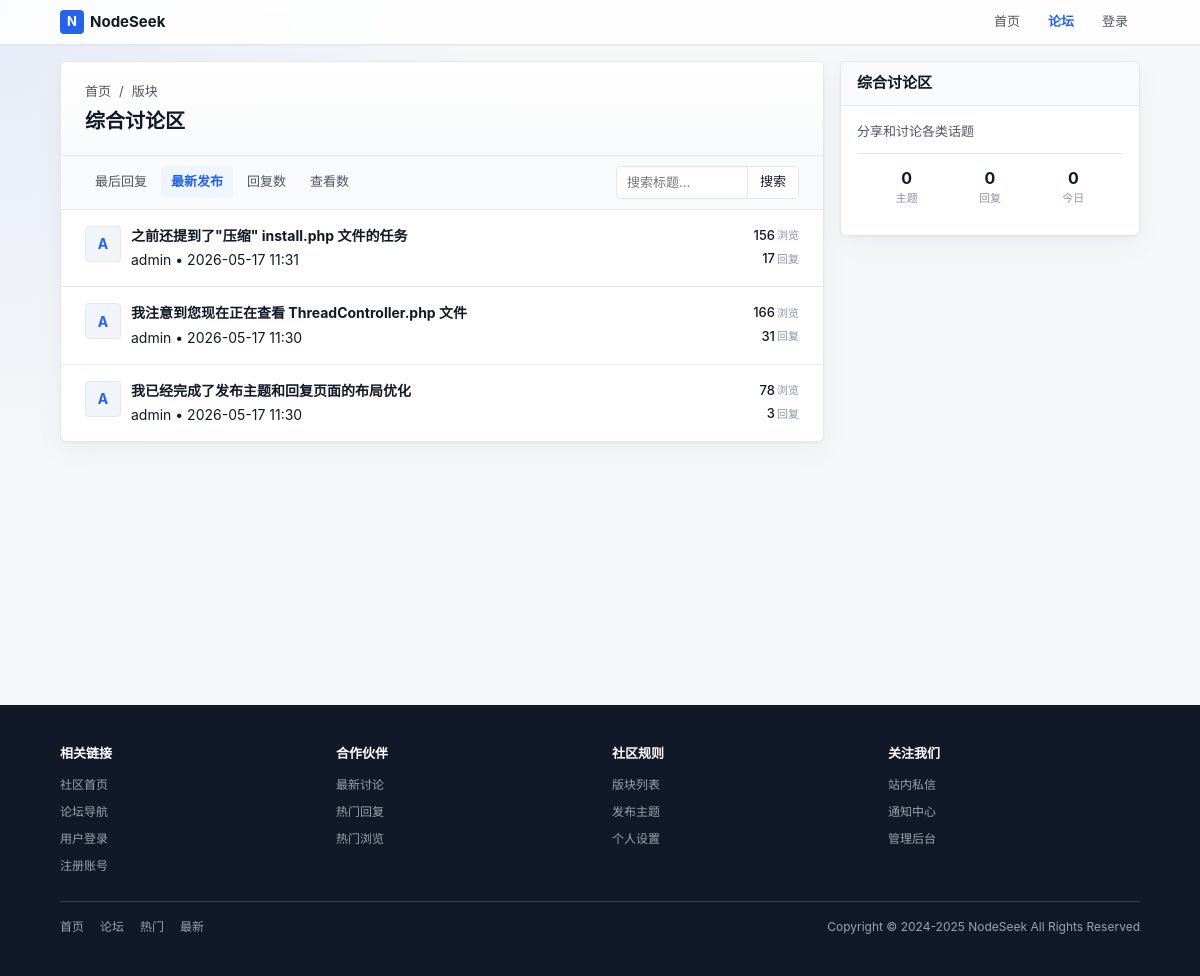
Page /index.php?c=forum&a=index&fid=1&order=dateline on the committed database.
### tables this page shows
CREATE TABLE next_forum (
        fid INTEGER PRIMARY KEY AUTOINCREMENT,
        up_fid INTEGER NOT NULL DEFAULT 0,
        name VARCHAR(50) NOT NULL DEFAULT '',
        status INTEGER NOT NULL DEFAULT 0,
        sort_order INTEGER NOT NULL DEFAULT 0,
        thread_num INTEGER NOT NULL DEFAULT 0,
        reply_num INTEGER NOT NULL DEFAULT 0,
        today_num INTEGER NOT NULL DEFAULT 0,
        today_time INTEGER NOT NULL DEFAULT 0,
        last_tid INTEGER NOT NULL DEFAULT 0,
        json_data TEXT NOT NULL
    );

CREATE TABLE next_thread (
        tid INTEGER PRIMARY KEY AUTOINCREMENT,
        fid INTEGER NOT NULL DEFAULT 0,
        pid INTEGER NOT NULL DEFAULT 0,
        typeid INTEGER NOT NULL DEFAULT 0,
        read_perm INTEGER NOT NULL DEFAULT 0,
        uid INTEGER NOT NULL DEFAULT 0,
        pm_uid INTEGER NOT NULL DEFAULT 0,
        subject VARCHAR(255) NOT NULL DEFAULT '',
        hash VARCHAR(255) NOT NULL DEFAULT '',
        dateline INTEGER NOT NULL DEFAULT 0,
        sort_order INTEGER NOT NULL DEFAULT 0,
        highlight INTEGER NOT NULL DEFAULT 0,
        digest INTEGER NOT NULL DEFAULT 0,
        closed INTEGER NOT NULL DEFAULT 0,
        reply_time INTEGER NOT NULL DEFAULT 0,
        reply_uid INTEGER NOT NULL DEFAULT 0,
        reply_num INTEGER NOT NULL DEFAULT 0,
        view_num INTEGER NOT NULL DEFAULT 0,
        fav_num INTEGER NOT NULL DEFAULT 0,
        log_num INTEGER NOT NULL DEFAULT 0
    );

CREATE TABLE next_member (
        uid INTEGER PRIMARY KEY AUTOINCREMENT,
        username VARCHAR(50) NOT NULL DEFAULT '',
        gid INTEGER NOT NULL DEFAULT 0,
        avatar INTEGER NOT NULL DEFAULT 0,
        password VARCHAR(255) NOT NULL DEFAULT '',
        auth_secret VARCHAR(50) NOT NULL DEFAULT '',
        auth_enabled INTEGER NOT NULL DEFAULT 0,
        notify_num INTEGER NOT NULL DEFAULT 0,
        credit INTEGER NOT NULL DEFAULT 0,
        reg_ip VARCHAR(50) NOT NULL DEFAULT '',
        reg_date INTEGER NOT NULL DEFAULT 0,
        last_ip VARCHAR(50) NOT NULL DEFAULT '',
        last_visit INTEGER NOT NULL DEFAULT 0,
        reply_time INTEGER NOT NULL DEFAULT 0,
        reply_num INTEGER NOT NULL DEFAULT 0,
        thread_num INTEGER NOT NULL DEFAULT 0,
        fav_num INTEGER NOT NULL DEFAULT 0,
        inbox_num INTEGER NOT NULL DEFAULT 0,
        outbox_num INTEGER NOT NULL DEFAULT 0,
        log_num INTEGER NOT NULL DEFAULT 0,
        email VARCHAR(80) NOT NULL DEFAULT '',
        email_status INTEGER NOT NULL DEFAULT 0,
        signin_time INTEGER NOT NULL DEFAULT 0,
        invisible INTEGER NOT NULL DEFAULT 0,
        timeoffset VARCHAR(10) NOT NULL DEFAULT '',
        search_time INTEGER NOT NULL DEFAULT 0,
        status INTEGER NOT NULL DEFAULT 0
    , json_data TEXT DEFAULT '{}');

### controllers/ForumController.php (called while the page is built, shortened)
<?php
class ForumController {
    public static function index($fid = 0) {
        $forum = ForumModel::get($fid);
        $page = isset($_GET['page']) ? (int)$_GET['page'] : 1;
        $order = isset($_GET['order']) ? $_GET['order'] : 'reply_time';
        $keyword = isset($_GET['keyword']) ? trim($_GET['keyword']) : '';
        $threads = ThreadModel::getThreads($fid, $page, $order, $keyword);
        if (!empty($threads)) {
            $uids = array_unique(array_column($threads, 'uid'));
            $users = MemberModel::getMembersByUids($uids);
        }
        Template::display('forum/index');
    }
}
?>

### index.php (called while the page is built, shortened)
<?php
require ROOT_PATH . '/lib/Autoloader.php';
$controller = isset($_GET['c']) ? $_GET['c'] : 'home';
$action = isset($_GET['a']) ? $_GET['a'] : 'index';
$controllerClass = ucfirst($controller) . 'Controller';
$params = [];
if (isset($_GET['fid'])) $params[] = $_GET['fid'];
call_user_func_array([$controllerClass, $action], $params);
?>

### config/database.php (called while the page is built)
<?php
return [
    'default' => 'sqlite',
    'connections' => [
        'sqlite' => [
            'driver' => 'sqlite',
            'database' => ROOT_PATH . '/database/forum.db',
        ],
    ],
];

### lib/Database.php (called while the page is built, shortened)
<?php
class Database {
    private static $instance = null;
    private $config = null;
    private function __construct() {
        $this->config = require ROOT_PATH . '/config/database.php';
    }
    public static function getInstance() {
        if (self::$instance === null) {
            self::$instance = new self();
        }
        return self::$instance;
    }
    private function connect() {
        $default = $this->config['default'];
        $connection = $this->config['connections'][$default];
        if ($connection['driver'] === 'sqlite') {
            $this->connection = new PDO('sqlite:' . $connection['database']);
        }
    }
    private static function getConnection() {
        return self::getInstance()->connection;
    }
    public static function query($sql, $params = []) {
        $stmt = self::getConnection()->prepare($sql);
        $stmt->execute($params);
        return $stmt;
    }
    public static function fetch($sql, $params = []) {
        $stmt = self::query($sql, $params);
        return $stmt->fetch(PDO::FETCH_ASSOC);
    }
    public static function fetchAll($sql, $params = []) {
        $stmt = self::query($sql, $params);
        return $stmt->fetchAll(PDO::FETCH_ASSOC);
    }
}
?>

### models/ForumModel.php (called while the page is built, shortened)
<?php
class ForumModel {
    public static function get($fid) {
        return Database::fetch("SELECT * FROM " . self::TABLE . " WHERE fid = ?", [$fid]);
    }
}
?>

### models/ThreadModel.php (called while the page is built, shortened)
<?php
class ThreadModel {
    public static function getThreads($fid, $page = 1, $order = 'reply_time', $keyword = '') {
        $offset = ($page - 1) * 20;
        $orderMap = [
            'reply_time' => 'reply_time DESC',
            'dateline' => 'dateline DESC',
            'reply_num' => 'reply_num DESC',
            'view_num' => 'view_num DESC'
        ];
        $orderBy = isset($orderMap[$order]) ? $orderMap[$order] : 'reply_time DESC';
        return Database::fetchAll("SELECT * FROM " . self::TABLE . " WHERE fid = :fid ORDER BY $orderBy LIMIT 20 OFFSET :offset", ['fid' => $fid, 'offset' => $offset]);
    }
}
?>

### lib/Autoloader.php (called while the page is built, shortened)
<?php
class Autoloader {
    public static function load($class) {
        $paths = [
            ROOT_PATH . '/lib/' . $class . '.php',
            ROOT_PATH . '/models/' . $class . '.php',
            ROOT_PATH . '/controllers/' . $class . '.php',
        ];
        foreach ($paths as $path) {
            if (file_exists($path)) {
                return;
            }
        }
    }
}

### models/MemberModel.php (called while the page is built, shortened)
<?php
class MemberModel {
    public static function getMembersByUids($uids) {
        $uids = array_values(array_filter(array_unique($uids)));
        $placeholders = implode(',', array_fill(0, count($uids), '?'));
        $sql = "SELECT uid, username, avatar FROM " . self::TABLE . " WHERE uid IN ($placeholders)";
        $members = Database::fetchAll($sql, $uids);
        $result = [];
        foreach ($members as $member) {
            $result[$member['uid']] = $member;
        }
        return $result;
    }
}
?>

### templates/forum/index.php (the view, shortened to what this page needs)
<div class="grid grid-cols-3">
    <div class="main-content">
        <div class="card">
            <div class="thread-header">
                <div class="breadcrumb">
                    <a href="index.php">首页</a>
                    /
                    <a href="index.php?c=forum&a=index&fid=<?php echo $forum['fid']; ?>">版块</a>
                </div>
                <div class="thread-title-row">
                    <div class="flex items-center justify-between gap-md">
                        <h1><?php echo htmlspecialchars($forum['name']); ?></h1>
                    </div>
                </div>
            </div>
            <div class="toolbar">
                <div class="tabs hide-mobile">
                    <?php foreach ($orderOptions as $option): ?>
                        <a href="index.php?c=forum&a=index&fid=<?php echo $forum['fid']; ?>&order=<?php echo $option['value']; ?><?php echo !empty($keyword) ? '&keyword=' . urlencode($keyword) : ''; ?>"
                           class="tab <?php echo $order == $option['value'] ? 'active' : ''; ?>">
                            <?php echo $option['label']; ?>
                        </a>
                    <?php endforeach; ?>
                </div>
                <form action="index.php?c=forum&a=index&fid=<?php echo $forum['fid']; ?>" method="get" class="search-box hide-mobile">
                    <input type="text" name="keyword" placeholder="搜索标题..." value="<?php echo htmlspecialchars($keyword ?? ''); ?>">
                    <button type="submit" class="btn btn-search">搜索</button>
                </form>
            </div>
            <div class="post-list">
                <?php foreach ($threads as $thread): ?>
                    <?php $user = $users[$thread['uid']] ?? null; ?>
                    <div class="thread-item">
                        <div class="thread-avatar">
                            <div class="avatar">
                                <?php if ($user && !empty($user['avatar'])): ?>
                                    <img src="<?php echo htmlspecialchars($user['avatar']); ?>" alt="">
                                <?php else: ?>
                                    <?php echo strtoupper(substr($user['username'] ?? '?', 0, 1)); ?>
                                <?php endif; ?>
                            </div>
                        </div>
                        <div class="thread-content">
                            <div class="thread-title">
                                <a href="index.php?c=thread&a=index&tid=<?php echo $thread['tid']; ?>"><?php echo htmlspecialchars($thread['subject']); ?></a>
                            </div>
                            <div class="thread-meta">
                                <span><?php echo htmlspecialchars($user['username'] ?? '匿名'); ?></span>
                                <span class="separator">•</span>
                                <span><?php echo date('Y-m-d H:i', $thread['dateline']); ?></span>
                            </div>
                        </div>
                        <div class="thread-stats">
                            <div class="thread-stat">
                                <span class="thread-stat-value"><?php echo $thread['view_num']; ?></span>
                                <span class="thread-stat-label">浏览</span>
                            </div>
                            <div class="thread-stat">
                                <span class="thread-stat-value"><?php echo $thread['reply_num']; ?></span>
                                <span class="thread-stat-label">回复</span>
                            </div>
                        </div>
                    </div>
                <?php endforeach; ?>
            </div>
        </div>
    </div>
    <div class="sidebar">
        <div class="card">
            <div class="sidebar-header">
                <h3><?php echo htmlspecialchars($forum['name']); ?></h3>
            </div>
            <div class="sidebar-body">
                <p class="forum-desc"><?php echo htmlspecialchars($forum['description'] ?? '分享和讨论各类话题'); ?></p>
                <div class="user-stats">
                    <div class="user-stat">
                        <div class="user-stat-value"><?php echo $forum['thread_num']; ?></div>
                        <div class="user-stat-label">主题</div>
                    </div>
                    <div class="user-stat">
                        <div class="user-stat-value"><?php echo $forum['reply_num']; ?></div>
                        <div class="user-stat-label">回复</div>
                    </div>
                    <div class="user-stat">
                        <div class="user-stat-value"><?php echo $forum['today_num']; ?></div>
                        <div class="user-stat-label">今日</div>
                    </div>
                </div>
            </div>
        </div>
    </div>
</div>

### rows in the picture
next_forum: name "综合讨论区", thread_num "0", reply_num "0", today_num "0"
next_thread: uid.username "A", subject "之前还提到了\"压缩\" install.php 文件的任务", uid.username "admin", dateline "2026-05-17 11:31", view_num "156", reply_num "17"
next_thread: uid.username "A", subject "我注意到您现在正在查看 ThreadController.php 文件", uid.username "admin", dateline "2026-05-17 11:30", view_num "166", reply_num "31"
next_thread: uid.username "A", subject "我已经完成了发布主题和回复页面的布局优化", uid.username "admin", dateline "2026-05-17 11:30", view_num "78", reply_num "3"

### other values in the picture
$option['label'] "最后回复"
$option['label'] "最新发布"
$option['label'] "回复数"
$option['label'] "查看数"
$forum['description'] "分享和讨论各类话题"
